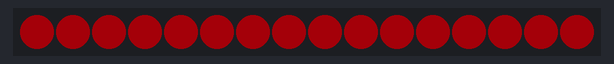
Recording of a sketch running on a simulated Arduino Uno, built with avr-gcc and run on an emulated ATmega328P. Shown: 16 RGB LEDs in strip order, left to right. Dim RGB values are drawn brighter than linear; colours are those a GRB WS2812 strip shows for the declared byte order.

Above: at 2.07 s.
At 7.83 s:
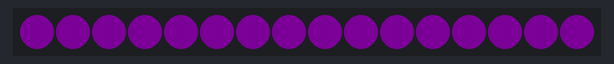
At 11.55 s:
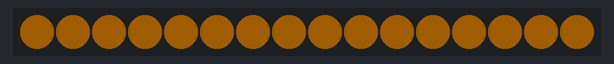
At 20.15 s:
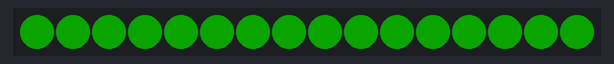
At 38.11 s:
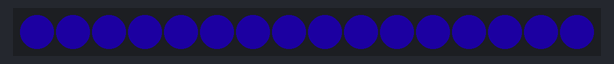

The sketch:

HueSweepTest.ino
```cpp
#include <FastLED.h>
#define NUM_LEDS 16
#define DATA_PIN 0
CRGB leds[NUM_LEDS];

void setup() {
  delay(2000);
  FastLED.addLeds<WS2812B, DATA_PIN, RGB>(leds, NUM_LEDS);
  FastLED.setBrightness(40);
}

void loop() {
  unsigned long timer = millis() % 5000;
  byte hue = timer / 20;
  FastLED.showColor(CHSV(hue, 255, 255));
}
```
